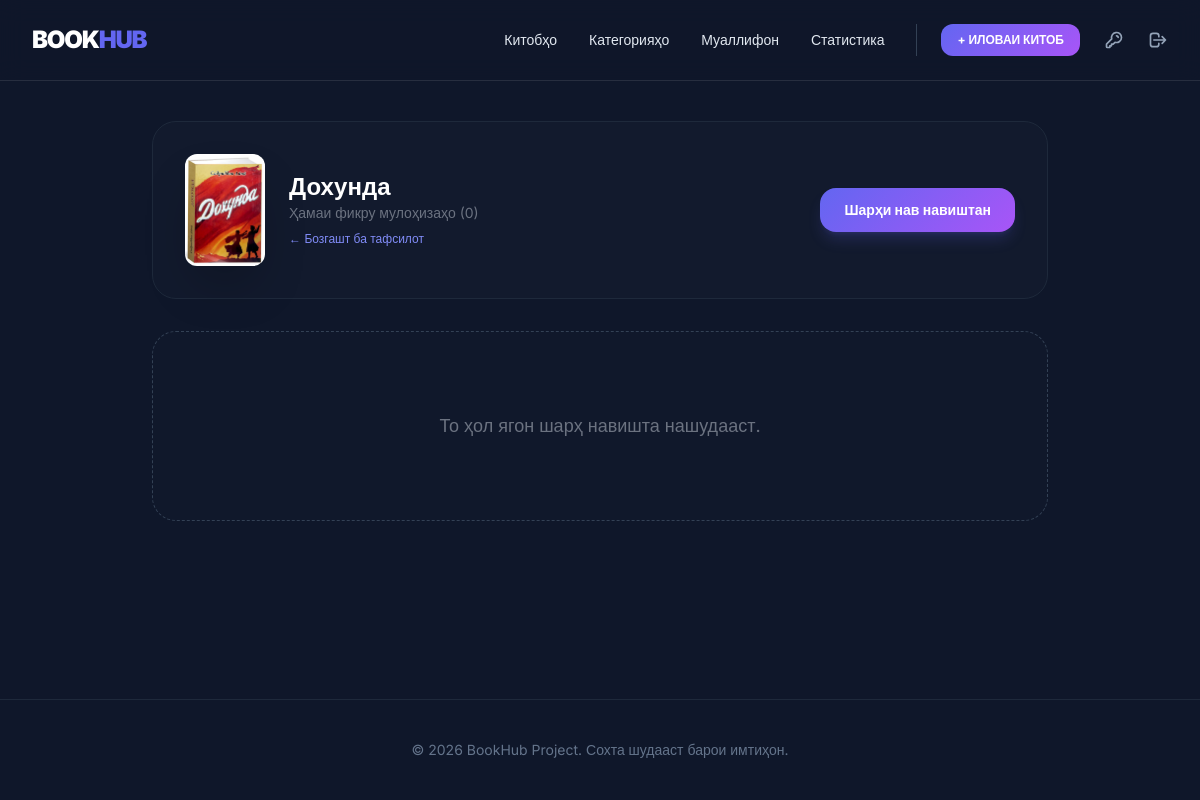
The page /list_review/2/ (signed in) on the database as committed earlier.
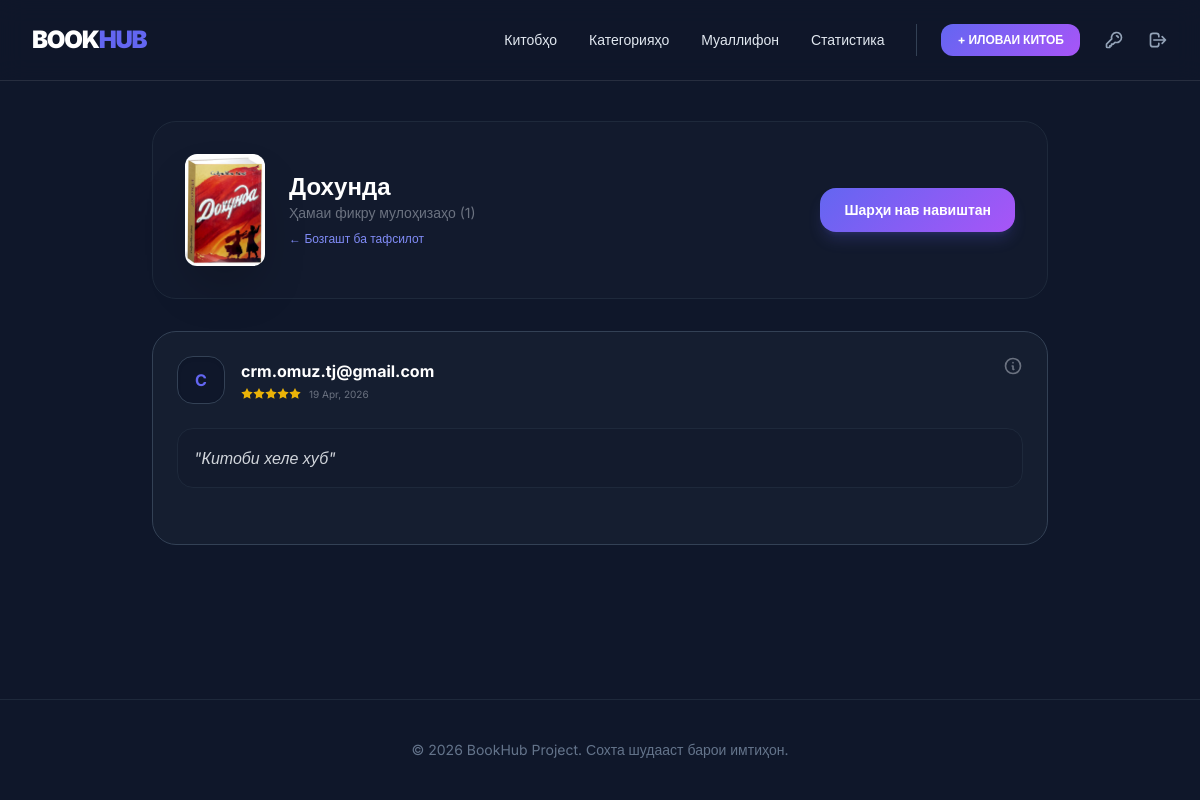
The same page on the database as committed later.
### app/models.py (models this page shows, shortened)
class Review(models.Model):
    book = models.ForeignKey(Book,related_name='reviews',on_delete=models.CASCADE)
    user = models.ForeignKey(User,related_name='reviews',on_delete=models.CASCADE)
    text = models.TextField()
    rating = models.IntegerField()
    created_at = models.DateTimeField(auto_now_add=True)

class User(models.Model):
    email = models.EmailField(unique=True)
    password = models.CharField(max_length=225)
    is_active = models.BooleanField(default=False)
    is_staff = models.BooleanField(default=False)
    is_verified = models.BooleanField(default=False)
    email_token = models.UUIDField(default=uuid.uuid4, editable=False)
    reset_token = models.UUIDField(null=True, blank=True)

### app/views.py (the view)
# urls.py: path('list_review/<int:book_id>/', list_review, name='list_review'),
def list_review(request, book_id):
    if not request.session.get('user_id'):
        return redirect('login')
    book    = get_object_or_404(Book, id=book_id)
    reviews = book.reviews.select_related('user').all()
    return render(request, 'reviews.html', {'reviews': reviews, 'book': book})

### templates/reviews.html (shortened to what this page needs)
{% extends 'base.html' %}
{% block content %}
<div class="max-w-4xl mx-auto space-y-8">
    <div class="flex flex-col md:flex-row justify-between items-start md:items-center gap-6 bg-slate-800/20 p-8 rounded-3xl border border-slate-800">
        <div class="flex items-center gap-6">
            {% if book.cover_image %}
                <img src="{{ book.cover_image.url }}" class="w-20 h-28 object-cover rounded-xl shadow-2xl">
            {% endif %}
            <div>
                <h1 class="text-2xl font-black text-white">{{ book.title }}</h1>
                <p class="text-gray-500 text-sm">Ҳамаи фикру мулоҳизаҳо ({{ reviews.count }})</p>
                <a href="{% url 'detail_book' book.id %}" class="text-indigo-400 text-xs hover:underline mt-2 inline-block">&larr; Бозгашт ба тафсилот</a>
            </div>
        </div>
        <a href="{% url 'create_review' book.id %}" class="btn-premium px-6 py-3 rounded-2xl text-white font-bold text-sm shadow-lg shadow-indigo-500/20">
            Шарҳи нав навиштан
        </a>
    </div>
    <div class="space-y-6">
        {% for review in reviews %}
        <div class="bg-slate-800/40 border border-slate-700 p-6 rounded-3xl hover:border-slate-600 transition-all group">
            <div class="flex justify-between items-start">
                <div class="flex items-center gap-4">
                    <div class="w-12 h-12 rounded-2xl bg-slate-900 border border-slate-700 flex items-center justify-center text-indigo-500 font-bold shadow-inner">
                        {{ review.user.email|slice:":1"|upper }}
                    </div>
                    <div>
                        <h4 class="text-white font-bold">{{ review.user.email }}</h4>
                        <div class="flex items-center gap-2 mt-1">
                            <div class="flex text-yellow-500">
                                {% for i in "12345" %}
                                    {% if forloop.counter <= review.rating %}
                                        <svg class="w-3 h-3 fill-current" viewBox="0 0 20 20"><path d="M10 15l-5.878 3.09 1.123-6.545L.489 6.91l6.572-.955L10 0l2.939 5.955 6.572.955-4.756 4.635 1.123 6.545z"/></svg>
                                    {% else %}
                                        <svg class="w-3 h-3 fill-current text-slate-700" viewBox="0 0 20 20"><path d="M10 15l-5.878 3.09 1.123-6.545L.489 6.91l6.572-.955L10 0l2.939 5.955 6.572.955-4.756 4.635 1.123 6.545z"/></svg>
                                    {% endif %}
                                {% endfor %}
                            </div>
                            <span class="text-[10px] text-gray-500">{{ review.created_at|date:"d M, Y" }}</span>
                        </div>
                    </div>
                </div>
                <a href="{% url 'detail_review' review.id %}" class="text-gray-500 hover:text-white transition">
                    <svg xmlns="http://www.w3.org/2000/svg" class="h-5 w-5" fill="none" viewBox="0 0 24 24" stroke="currentColor">
                        <path stroke-linecap="round" stroke-linejoin="round" stroke-width="2" d="M13 16h-1v-4h-1m1-4h.01M21 12a9 9 0 11-18 0 9 9 0 0118 0z" />
                    </svg>
                </a>
            </div>
            <div class="mt-6 text-gray-300 leading-relaxed bg-slate-900/40 p-4 rounded-2xl border border-slate-800 italic">
                "{{ review.text }}"
            </div>
        </div>
        {% empty %}
        <div class="py-20 text-center bg-slate-800/10 border border-dashed border-slate-700 rounded-3xl">
            <p class="text-gray-500 text-lg">То ҳол ягон шарҳ навишта нашудааст.</p>
        </div>
        {% endfor %}
    </div>
</div>
{% endblock %}

Rows that differ between the two databases and show on the page:
added Review: user.email "C", user.email "crm.omuz.tj@gmail.com", rating 5 (drawn), created_at "19 Apr, 2026", text "Китоби хеле хуб"
Other text that changed with them:
{{ reviews.count }}: "0" → "1"
text no longer shown: "То ҳол ягон шарҳ навишта нашудааст."
